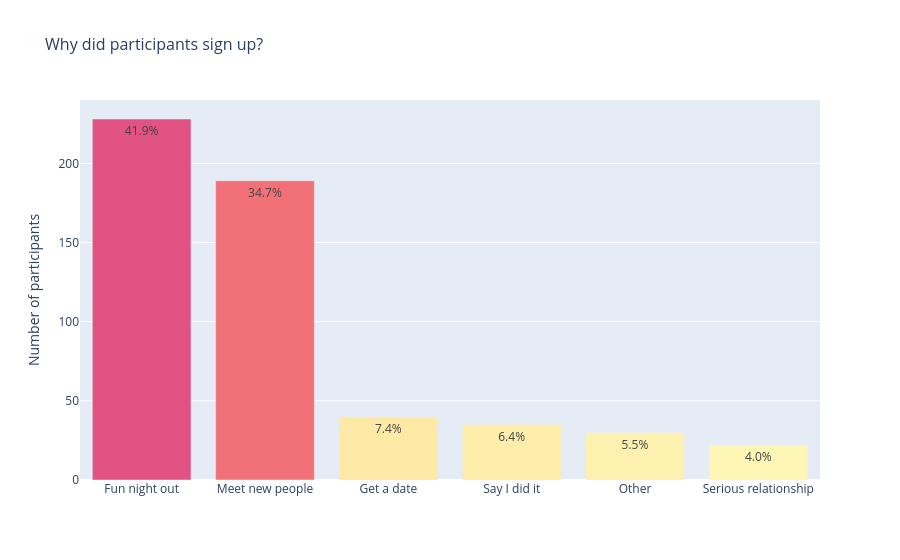

Here is the notebook cell this chart was saved with:
### Markdown cell above
### 1.4 Participant Goals

### Code cell
counts_goal = unique['goal_label'].value_counts().reset_index()
counts_goal.columns = ['Goal', 'Count']
counts_goal['Percentage'] = (counts_goal['Count'] / counts_goal['Count'].sum() * 100).round(1)

fig = px.bar(
    counts_goal, x='Goal', y='Count',
    title='Why did participants sign up?',
    color='Count',
    color_continuous_scale='Pinkyl',
    text=counts_goal['Percentage'].apply(lambda x: f'{x}%')
)
fig.update_traces(textposition='inside')
fig.update_layout(
    coloraxis_showscale=False,
    xaxis_title='', yaxis_title='Number of participants',
    title_font_size=16
)
fig.show()

### Figure 1 — Plotly figure (JSON) as saved in the notebook; plotly's stock layout.template omitted (floating-point values rounded to 4 significant figures)
{"data": [{"hovertemplate": "Goal=%{x}<br>Count=%{marker.color}<br>text=%{text}<extra></extra>", "legendgroup": "", "marker": {"color": [228, 189, 40, 35, 30, 22], "coloraxis": "coloraxis", "pattern": {"shape": ""}}, "name": "", "orientation": "v", "showlegend": false, "text": ["41.9%", "34.7%", "7.4%", "6.4%", "5.5%", "4.0%"], "textposition": "inside", "type": "bar", "x": ["Fun night out", "Meet new people", "Get a date", "Say I did it", "Other", "Serious relationship"], "xaxis": "x", "y": [228, 189, 40, 35, 30, 22], "yaxis": "y"}], "layout": {"barmode": "relative", "coloraxis": {"colorbar": {"title": {"text": "Count"}}, "colorscale": [[0, "rgb(254, 246, 181)"], [0.1667, "rgb(255, 221, 154)"], [0.3333, "rgb(255, 194, 133)"], [0.5, "rgb(255, 166, 121)"], [0.6667, "rgb(250, 138, 118)"], [0.8333, "rgb(241, 109, 122)"], [1, "rgb(225, 83, 131)"]], "showscale": false}, "legend": {"tracegroupgap": 0}, "title": {"font": {"size": 16}, "text": "Why did participants sign up?"}, "xaxis": {"anchor": "y", "domain": [0, 1], "title": {"text": ""}}, "yaxis": {"anchor": "x", "domain": [0, 1], "title": {"text": "Number of participants"}}}}
